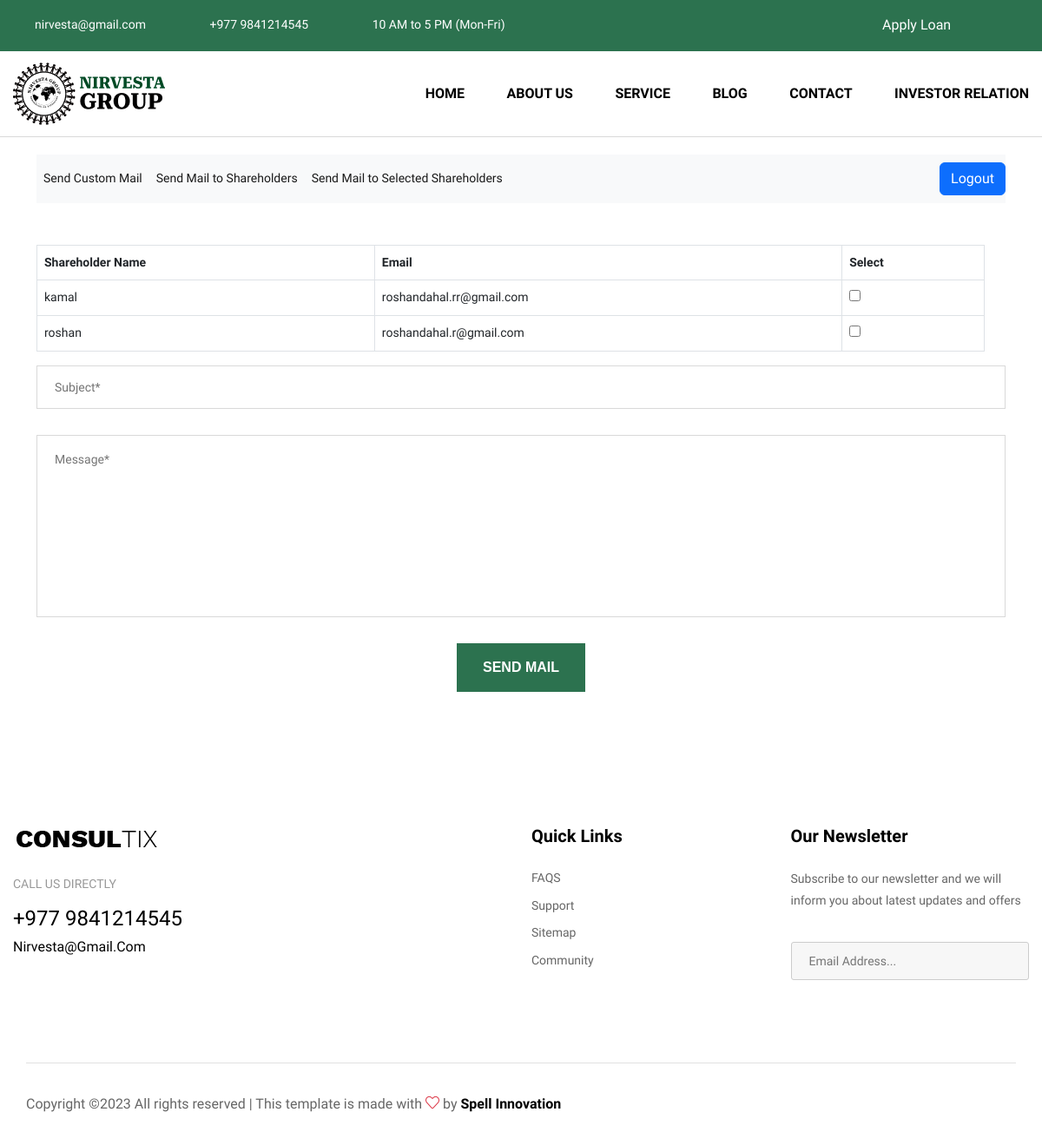
Page /selected_mail/ (signed in) on the earlier database version.
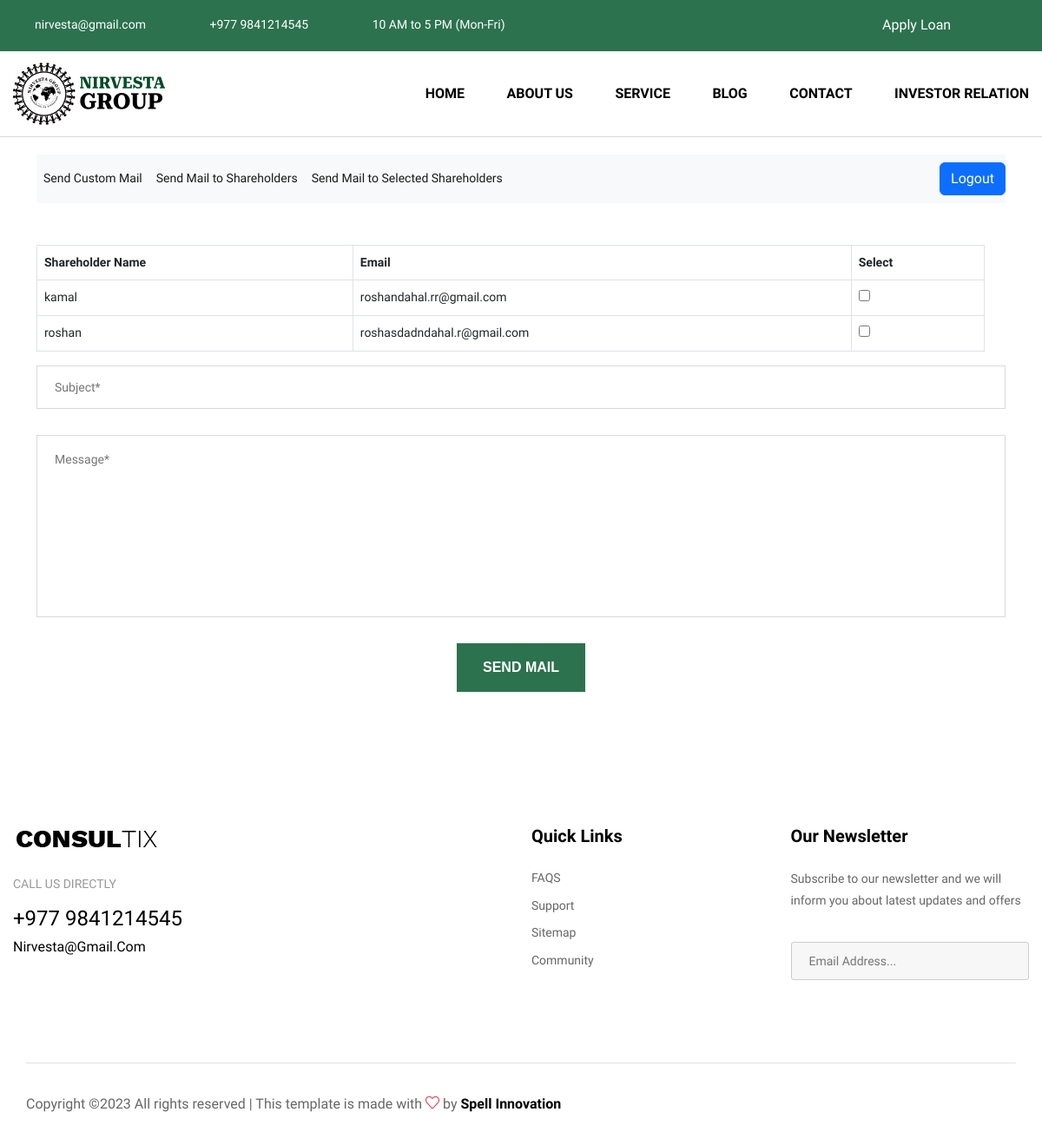
Same page on the later database version.
### features/models.py (models this page shows, shortened)
class Shareholder(models.Model):
    user = models.ForeignKey(User, on_delete=models.CASCADE)
    contact = models.CharField(max_length=200)
    no_of_share = models.IntegerField(null=True, blank=True)
    email = models.CharField(max_length=200)
    address = models.CharField(max_length=200)
    photo = models.ImageField(upload_to="shareholder_images/",null=True, blank=True)
    class Meta:
        verbose_name_plural = "10. Shareholders"

### features/views.py (the view)
# urls.py: path('selected_mail/', views.selected_mail, name="selected_mail"),
def selected_mail(request):
    if request.user.is_superuser:
        if request.method =='POST':
            subject = request.POST["subject"]
            message = request.POST["message"]
            email = request.POST.getlist("selected")
            print(email)
            for email in email:
                subject = f"{subject}"
                message = f"{message}"
                email_from = settings.EMAIL_HOST_USER
                recipient_list = [
                    email,
                ]
                send_mail(subject, message, email_from, recipient_list)
                SentMail.objects.create(email=email,subject=subject,message=message)
            return redirect("selected_mail")
        else:
            if CompanySetup.objects.filter()[:1].exists():
                shareholders=Shareholder.objects.all()
                company = CompanySetup.objects.filter()[:1].get()
                context = {
                    'company':company,
                    'shareholders':shareholders,
                }
            else:
                context = {
                    'shareholders':shareholders,
                }
            return render(request,'selected_mail.html',context)
    else:
        return redirect('login')

### templates/selected_mail.html (shortened to what this page needs)
{% load static %} {% include 'header.html' %}
<div class="container" style="margin-top: 20px">
  {% include 'mail_nav.html' %}
  <div class="boxed-inner">
    <div class="contact-form">
      <form method="post" action=" {% url 'selected_mail' %} ">
        <div class="row clearfix">
          <div class="row mt-5">
            <div class="col-12">
              <table class="table table-bordered">
                <thead>
                  <tr>
                    <th scope="col">Shareholder Name</th>
                    <th scope="col">Email</th>
                    <th scope="col">Select</th>
                  </tr>
                </thead>
                <tbody>
                  {% for shareholders in shareholders %}
                  <tr>
                    <td>{{shareholders.user.first_name}}</td>
                    <td>{{shareholders.email}}</td>
                    <td>
                      <div class="custom-control custom-checkbox">
                        <input
                          type="checkbox"
                          name="selected"
                          class="custom-control-input"
                          id="customCheck1"
                          value="{{shareholders.email}}"
                        />
                      </div>
                    </td>
                  </tr>
                  {% endfor %}
                </tbody>
              </table>
            </div>
          </div>
          <div class="col-lg-12 col-md-12 col-sm-12 form-group">
            <input type="text" name="subject" placeholder="Subject*" required />
          </div>
          <div class="col-lg-12 col-md-12 col-sm-12 form-group">
            <textarea name="message" placeholder="Message*" required></textarea>
          </div>
          <div class="col-lg-12 col-md-12 col-sm-12 text-center form-group">
            <div
              class="theme-btn btn-style-one"
              data-toggle="modal"
              data-target="#exampleModalCenter"
            >
              Send Mail
            </div>
          </div>
        </div>
      </form>
    </div>
  </div>
</div>
{% include 'footer.html' %}

Differences in the rows shown:
changed Shareholder "roshan": email "roshandahal.r@gmail.com" → "roshasdadndahal.r@gmail.com"
